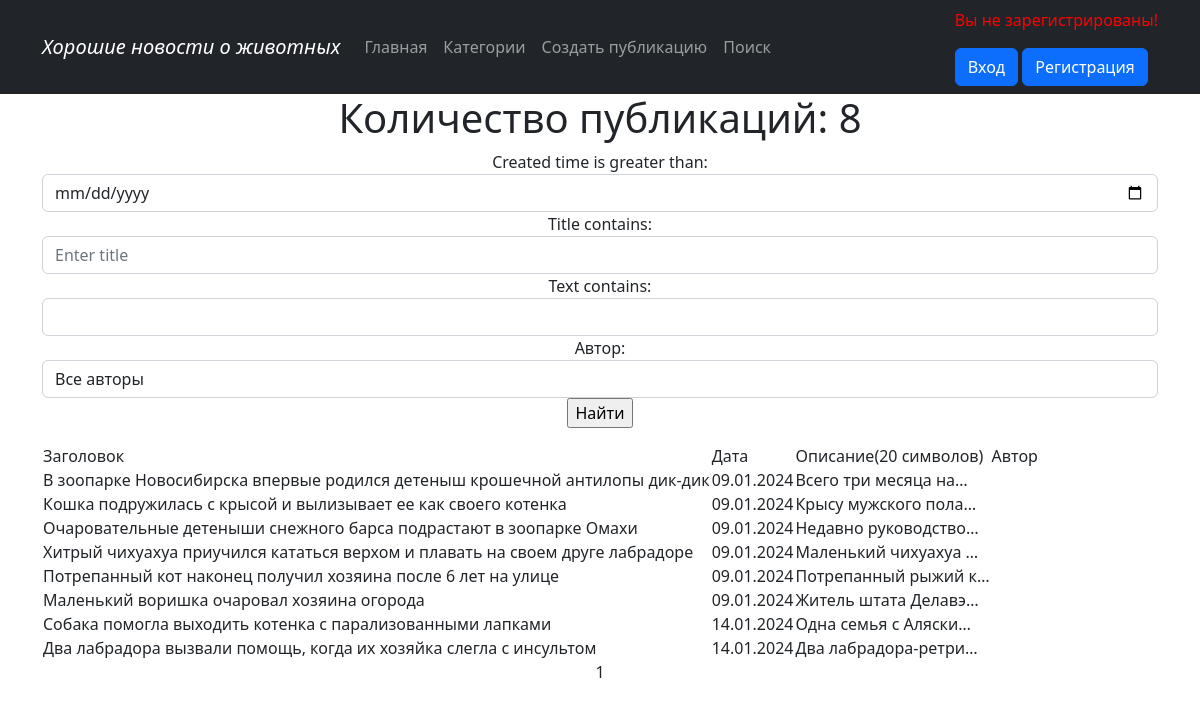
The app's page /news/search/ with its own data.
### news/models.py (models this page shows, shortened)
class Post(models.Model):
    author = models.ForeignKey(Author, on_delete=models.CASCADE)
    content_type = models.CharField(max_length=10, choices=[
        ('статья', 'Статья'), ('новость', 'Новость')])
    created_time = models.DateTimeField(auto_now_add=True)
    categories = models.ManyToManyField(Category, through='PostCategory',
                                        related_name='PostCategory')
    title = models.CharField(max_length=255)
    text = models.TextField()
    rating = models.IntegerField(default=0)

### news/views.py (the view)
# urls.py: path('search/', SearchNews.as_view()),
class SearchNews(FilterView):
    model = Post
    filterset_class = PostFilter
    template_name = 'search.html'
    paginate_by = 10
    context_object_name = 'news'

### news/models.py (called while the page is built)
    def __str__(self):
        return self.user.username

### news/templatetags/custom_filters.py (called while the page is built)
@register.filter()
def censor(text):
    list_words = text.split()
    censor_words = {'салюты', 'игрушки', }
    censor_text = []
    if isinstance(text, str):
        for word in list_words:
            if word.lower() in censor_words:
                word = f'{word[0]}{"*" * (len(word) - 2)}{word[-1]}'
            censor_text.append(word)
        return ' '.join(censor_text)

### templates/search.html (shortened to what this page needs)
{% extends 'flatpages/default.html' %}
{% load custom_filters %}
{% block content %}
<h1>Количество публикаций: {{ news | length}}</h1>
<form method="GET">
    {{ filter.form }}
    <input type="submit" value="Найти">
</form>
{% if news %}
<table>
<tr>
    <td>Заголовок</td>
    <td>Дата</td>
    <td>Описание(20 символов)</td>
    <td>Автор</td>
</tr>
{% for item in filter.qs %}
    <tr>
        <td>{{ item.title | censor }}</td>
        <td>{{ item.created_time | date:'d.m.Y' }}</td>
        <td>{{ item.text | truncatechars:20 }}</td>
        <td>{{ item.autor | censor }}</td>
    </tr>
    {% endfor %}
</table>
{% else %}
<h2>Нечего выводить!</h2>
{% endif %}
{{ page_obj.number }}
{% endblock content %}

### records on screen
Post: title|censor "В зоопарке Новосибирска впервые родился детеныш крошечной антилопы дик-дик", created_time "09.01.2024", text "Всего три месяца на…"
Post: title|censor "Кошка подружилась с крысой и вылизывает ее как своего котенка", created_time "09.01.2024", text "Крысу мужского пола…"
Post: title|censor "Очаровательные детеныши снежного барса подрастают в зоопарке Омахи", created_time "09.01.2024", text "Недавно руководство…"
Post: title|censor "Хитрый чихуахуа приучился кататься верхом и плавать на своем друге лабрадоре", created_time "09.01.2024", text "Маленький чихуахуа …"
Post: title|censor "Потрепанный кот наконец получил хозяина после 6 лет на улице", created_time "09.01.2024", text "Потрепанный рыжий к…"
Post: title|censor "Маленький воришка очаровал хозяина огорода", created_time "09.01.2024", text "Житель штата Делавэ…"
Post: title|censor "Собака помогла выходить котенка с парализованными лапками", created_time "14.01.2024", text "Одна семья с Аляски…"
Post: title|censor "Два лабрадора вызвали помощь, когда их хозяйка слегла с инсультом", created_time "14.01.2024", text "Два лабрадора-ретри…"

### other values on screen
{{ news | length }} "8"
{{ page_obj.number }} "1"
